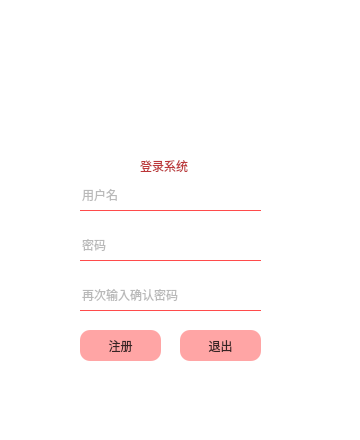
<?xml version="1.0" encoding="UTF-8"?>
<ui version="4.0">
 <class>regis</class>
 <widget class="QWidget" name="regis">
  <property name="geometry">
   <rect>
    <x>0</x>
    <y>0</y>
    <width>360</width>
    <height>440</height>
   </rect>
  </property>
  <property name="windowTitle">
   <string>Form</string>
  </property>
  <property name="styleSheet">
   <string notr="true">*{
	
	background-color: rgb(255, 255, 255);
 }

QFrame#frame{

	border-radius:30px;
	border-image: url(:/image/login.png);

}
QLabel#label{
	
	border-radius:30px;
	background-color: rgba(255, 255, 255, 120);
}
#label_2{
  background:transparent;
  font: 16pt &quot;等线&quot;;
	color: rgba(170, 0, 2, 200);
}

QLineEdit{
  background:transparent;
 border:none;
  border-bottom:1px solid rgba(255, 0, 0, 180);
  color:rgba(77, 77, 77, 200);
}

QPushButton{
    border-radius:10px;
    background-color:rgba(255, 25, 25, 100);
	color: rgba(0, 0, 0, 200);
}

QPushButton:hover{
    border-radius:10px;
    background-color:rgba(255, 25, 25, 150);
}

QPushButton:pressed{
    border-radius:10px;
    background-color:rgba(255, 25, 25, 200);
    pedding-top:5px;
    pedding-left:5px;
}</string>
  </property>
  <widget class="QFrame" name="frame">
   <property name="geometry">
    <rect>
     <x>20</x>
     <y>20</y>
     <width>320</width>
     <height>400</height>
    </rect>
   </property>
   <property name="styleSheet">
    <string notr="true"/>
   </property>
   <property name="frameShape">
    <enum>QFrame::StyledPanel</enum>
   </property>
   <property name="frameShadow">
    <enum>QFrame::Raised</enum>
   </property>
   <widget class="QLabel" name="label">
    <property name="geometry">
     <rect>
      <x>10</x>
      <y>40</y>
      <width>260</width>
      <height>300</height>
     </rect>
    </property>
    <property name="text">
     <string/>
    </property>
   </widget>
   <widget class="QLabel" name="label_2">
    <property name="geometry">
     <rect>
      <x>120</x>
      <y>130</y>
      <width>91</width>
      <height>31</height>
     </rect>
    </property>
    <property name="text">
     <string>登录系统</string>
    </property>
   </widget>
   <widget class="QLineEdit" name="line_name">
    <property name="geometry">
     <rect>
      <x>60</x>
      <y>160</y>
      <width>181</width>
      <height>31</height>
     </rect>
    </property>
    <property name="placeholderText">
     <string>用户名</string>
    </property>
   </widget>
   <widget class="QLineEdit" name="line_passward1">
    <property name="geometry">
     <rect>
      <x>60</x>
      <y>210</y>
      <width>181</width>
      <height>31</height>
     </rect>
    </property>
    <property name="placeholderText">
     <string>密码</string>
    </property>
   </widget>
   <widget class="QPushButton" name="btn_reg">
    <property name="geometry">
     <rect>
      <x>60</x>
      <y>310</y>
      <width>81</width>
      <height>31</height>
     </rect>
    </property>
    <property name="text">
     <string>注册</string>
    </property>
   </widget>
   <widget class="QPushButton" name="btn_quit">
    <property name="geometry">
     <rect>
      <x>160</x>
      <y>310</y>
      <width>81</width>
      <height>31</height>
     </rect>
    </property>
    <property name="text">
     <string>退出</string>
    </property>
   </widget>
   <widget class="QLineEdit" name="line_passward2">
    <property name="geometry">
     <rect>
      <x>60</x>
      <y>260</y>
      <width>181</width>
      <height>31</height>
     </rect>
    </property>
    <property name="placeholderText">
     <string>再次输入确认密码</string>
    </property>
   </widget>
  </widget>
 </widget>
 <resources/>
 <connections/>
</ui>
